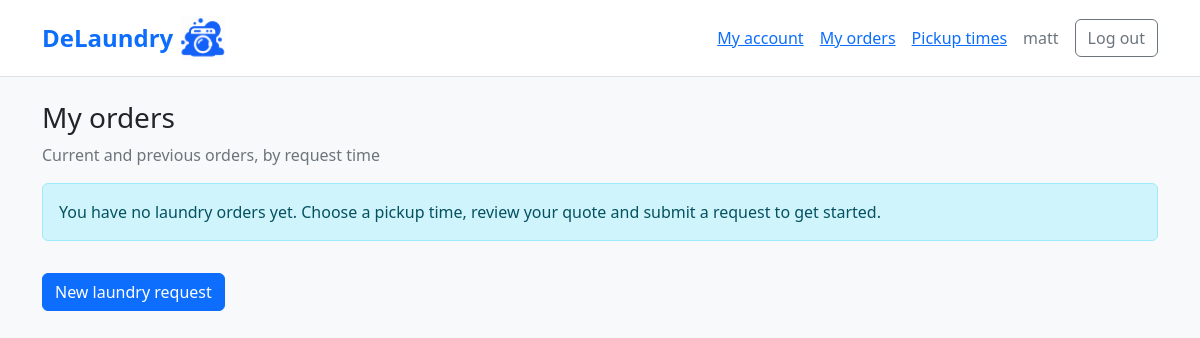
Page /storefront/orders/ (signed in) on the earlier database version.
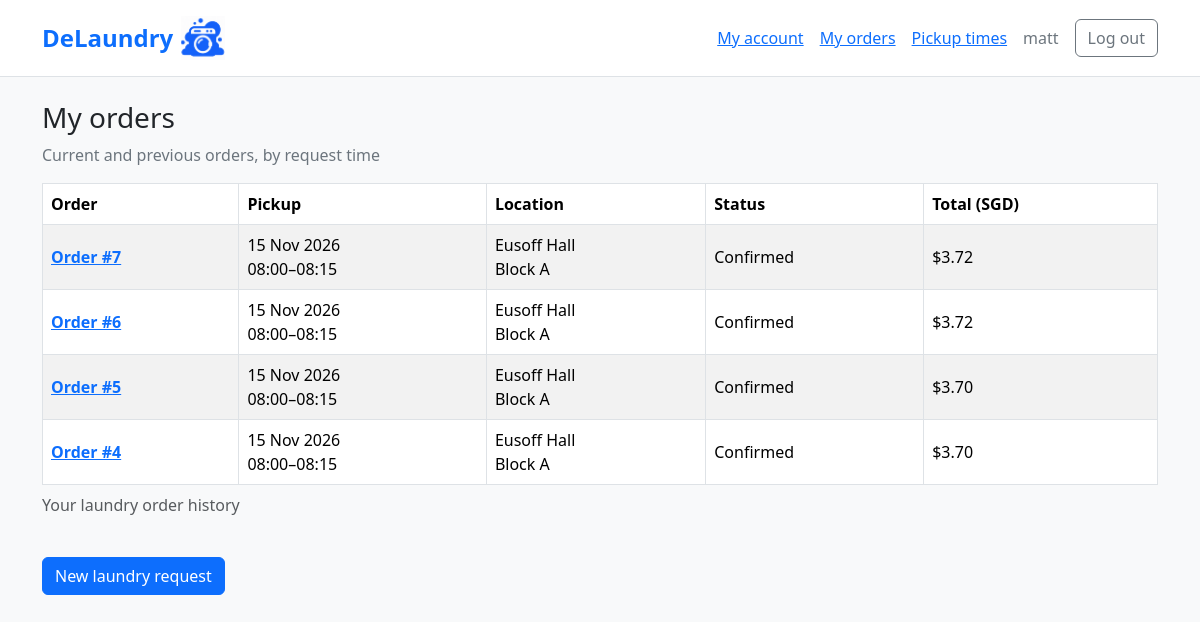
Same page on the later database version.
### accounts/models.py (models this page shows)
class User(AbstractUser):
  id = models.AutoField(primary_key=True)
  email = models.EmailField(unique=True)
  name = models.CharField(max_length=120)
  role = models.CharField(max_length=120, choices=[('customer', 'Customer'), ('worker', 'Worker')])

### bookings/models.py (models this page shows, shortened)
class LaundryOrder(models.Model):
  id = models.AutoField(primary_key=True)
  quote = models.OneToOneField(PriceQuote, on_delete=models.PROTECT)
  created_at = models.DateTimeField(default=clock.now, db_index=True)
  cancelled_at = models.DateTimeField(null=True, blank=True)
  status = models.CharField(
    max_length=14,
    choices=[
      ("requested", "Requested"),
      ("confirmed", "Confirmed"),
      ("picked_up", "Picked up"),
      ("washing", "Washing"),
      ("drying", "Drying"),
      ("out_for_return", "Out for return"),
      ("delivered", "Delivered"),
      ("cancelled", "Cancelled"),
    ],
    default="requested",
  )
  class Meta:
    constraints = [
      models.CheckConstraint(
        condition=models.Q(status__in=[
          "requested", "confirmed", "picked_up", "washing", "drying",
          "out_for_return", "delivered", "cancelled",
        ]),
        name="order_valid_status",
      ),
      models.CheckConstraint(
        condition=(models.Q(cancelled_at__isnull=True) | models.Q(
          status="cancelled", cancelled_at__gte=models.F("created_at"),
        )),
        name="order_valid_cancellation_time",
      ),
    ]

class PriceQuote(models.Model):
  id = models.AutoField(primary_key=True)
  customer = models.ForeignKey(settings.AUTH_USER_MODEL, on_delete=models.PROTECT)
  residence = models.ForeignKey("facilities.Residence", on_delete=models.PROTECT)
  block = models.CharField(max_length=1, choices=BLOCK_CHOICES, blank=True, default="")
  unit_number = models.CharField(max_length=8)
  service_date = models.DateField()
  window_start = models.TimeField(choices=[(start, start.strftime("%H:%M")) for start in SERVICE_START_TIMES])
  created_at = models.DateTimeField(default=clock.now)
  expires_at = models.DateTimeField()
  machine_fee = models.DecimalField(max_digits=5, decimal_places=2)
  worker_fee = models.DecimalField(max_digits=5, decimal_places=2)
  platform_fee = models.DecimalField(max_digits=5, decimal_places=2)
  total = models.DecimalField(max_digits=5, decimal_places=2)
  multiplier = models.DecimalField(max_digits=7, decimal_places=6)
  predicted_requests = models.FloatField(null=True, blank=True)
  reference_capacity = models.PositiveIntegerField()
  feature_snapshot = models.JSONField(default=dict)
  used_fallback = models.BooleanField(default=False)
  fallback_reason = models.CharField(max_length=120, blank=True)
  @property
  def service_start(self):
    return timezone.make_aware(datetime.combine(self.service_date, self.window_start))
  @property
  def pickup_end(self):
    return self.service_start + timedelta(minutes=15)
  class Meta:
    constraints = [
      models.CheckConstraint(condition=models.Q(block__in=["", *"ABCDEF"]), name="quote_valid_block"),
      models.CheckConstraint(condition=models.Q(window_start__in=SERVICE_START_TIMES), name="quote_valid_window"),
      models.CheckConstraint(condition=models.Q(reference_capacity__gte=1), name="quote_positive_capacity"),
      models.CheckConstraint(condition=models.Q(expires_at__gt=models.F("created_at")), name="quote_valid_expiry"),
      models.CheckConstraint(condition=models.Q(multiplier__gte=0.85, multiplier__lte=1.25), name="quote_bounded_multiplier"),
      models.CheckConstraint(
        condition=models.Q(machine_fee=2, worker_fee__gte=0.85, worker_fee__lte=1.25,
                           platform_fee__gte=0.85, platform_fee__lte=1.25),
        name="quote_bounded_fees",
      ),
      models.CheckConstraint(
        condition=models.Q(total=Round(models.F("machine_fee") + models.F("worker_fee") + models.F("platform_fee"), 2)),
        name="quote_total_matches_fees",
      ),
    ]

### facilities/models.py (models this page shows)
class Residence(models.Model):
  id = models.AutoField(primary_key=True)
  name = models.CharField(
    max_length=120,
    unique=True,
    choices=[
      ('eusoff', 'Eusoff Hall'),
      ('kentridge', 'Kent Ridge Hall'),
      ('kingedward', 'King Edward VII Hall'),
      ('raffles', 'Raffles Hall'),
      ('sheares', 'Sheares Hall'),
      ('temasek', 'Temasek Hall')
  ])
  is_active = models.BooleanField(default=True) # just for admin control
  def __str__(self):
    return self.get_name_display()

### customerstorefront/views.py (the view)
# urls.py: path("orders/", views.order_list, name="order_list"),
@login_required(login_url="accounts:login")
@require_GET
def order_list(request):
  if not request.user.is_active or request.user.role != "customer":
    return HttpResponseForbidden("This page is for customers only.")
  orders = LaundryOrder.objects.filter(quote__customer=request.user).select_related(
    "quote__residence",
  ).order_by("-created_at", "-pk")
  page = Paginator(orders, 10).get_page(request.GET.get("page"))
  return render(request, "customerstorefront/order_list.html", {"page": page})

### bookings/context_processors.py (called while the page is built)
def demo_clock(request):
  if not getattr(settings, "DEMO_MODE", False):
    return {}
  return {"demo_time": clock.localtime(), "demo_session": settings.DEMO_SESSION}

### customerstorefront/templates/customerstorefront/order_list.html (shortened to what this page needs)
{% extends "customerstorefront/base.html" %}
{% block content %}
  <h1 class="h3">My orders</h1>
  <p class="text-secondary">Current and previous orders, by request time</p>
  {% if page.object_list %}
    <div class="table-responsive">
      <table class="table table-bordered table-striped align-middle">
        <caption>Your laundry order history</caption>
        <thead><tr><th scope="col">Order</th><th scope="col">Pickup</th><th scope="col">Location</th><th scope="col">Status</th><th scope="col">Total (SGD)</th></tr></thead>
        <tbody>
          {% for order in page %}
            <tr>
              <th scope="row"><a href="{% url 'customerstorefront:order_detail' order.pk %}">Order #{{ order.pk }}</a></th>
              <td>{{ order.quote.service_date|date:"d M Y" }}<br>{{ order.quote.service_start|time:"H:i" }}&ndash;{{ order.quote.pickup_end|time:"H:i" }}</td>
              <td>{{ order.quote.residence }}{% if order.quote.block %}<br>{{ order.quote.get_block_display }}{% endif %}</td>
              <td>{{ order.get_status_display }}</td>
              <td>${{ order.quote.total|floatformat:2 }}</td>
            </tr>
          {% endfor %}
        </tbody>
      </table>
    </div>
  {% else %}
    <div class="alert alert-info">You have no laundry orders yet. Choose a pickup time, review your quote and submit a request to get started.</div>
  {% endif %}
  <a class="btn btn-primary mt-3" href="{% url 'customerstorefront:availability' %}">New laundry request</a>
{% endblock %}

### customerstorefront/templates/customerstorefront/base.html (shortened to what this page needs)
<!DOCTYPE html>
<html lang="en">
  <head>
    <link href="https://cdn.jsdelivr.net/npm/bootstrap@5.3.8/dist/css/bootstrap.min.css" rel="stylesheet"
>
  </head>
  <body class="bg-light">
    <header class="bg-white border-bottom">
      {% include "accounts/customer_nav.html" %}
    </header>
    <main class="container py-4">
      {% block content %}{% endblock %}
    </main>
  </body>
</html>

### accounts/templates/accounts/customer_nav.html (shortened to what this page needs)
<nav class="container py-3 d-flex flex-wrap align-items-center gap-3" aria-label="Customer navigation">
  <a class="fs-4 fw-bold text-decoration-none me-auto d-inline-flex align-items-center gap-2" href="{% if brand_href %}{{ brand_href }}{% elif user.is_authenticated and user.role == 'customer' %}{% url 'accounts:customer_home' %}{% else %}{% url 'accounts:login' %}{% endif %}">{% if brand_label %}{{ brand_label }}{% else %}{% include "bookings/brand.html" %}{% endif %}</a>
  {% if user.is_authenticated and user.role == 'customer' %}
    <a href="{% url 'accounts:customer_home' %}">My account</a>
    <a href="{% url 'customerstorefront:order_list' %}">My orders</a>
    <a href="{% url 'customerstorefront:availability' %}">Pickup times</a>
    <span class="text-secondary">{{ user.name }}</span>
    <form method="post" action="{% url 'accounts:logout' %}" class="mb-0">
      <button class="btn btn-outline-secondary" type="submit">Log out</button>
    </form>
  {% elif not hide_login_links %}
    <a href="{% url 'adminpanel:login' %}">Staff login</a>
    <a href="{% url 'accounts:worker_login' %}">Worker login</a>
    <a href="{% url 'accounts:login' %}">Customer login</a>
  {% endif %}
</nav>

### bookings/templates/bookings/brand.html (shortened to what this page needs)
{% load static %}
<span>DeLaundry</span>
<span class="d-inline-flex align-items-center justify-content-center overflow-hidden flex-shrink-0" style="width: 44px; height: 44px;">
  <img src="{% static 'bookings/logo.png' %}" width="76" height="76" class="flex-shrink-0" alt="">
</span>

Differences in the rows shown:
added LaundryOrder: pk "7", quote.service_date "15 Nov 2026", quote.service_start "08:00", quote.pickup_end "08:15", quote.residence "Eusoff Hall", quote.block "Block A", status "Confirmed", quote.total "3.72"
added LaundryOrder: pk "6", quote.service_date "15 Nov 2026", quote.service_start "08:00", quote.pickup_end "08:15", quote.residence "Eusoff Hall", quote.block "Block A", status "Confirmed", quote.total "3.72"
added LaundryOrder: pk "5", quote.service_date "15 Nov 2026", quote.service_start "08:00", quote.pickup_end "08:15", quote.residence "Eusoff Hall", quote.block "Block A", status "Confirmed", quote.total "3.70"
now on this page (row edited): LaundryOrder: pk "4", quote.service_date "15 Nov 2026", quote.service_start "08:00", quote.pickup_end "08:15", quote.residence "Eusoff Hall", quote.block "Block A", status "Confirmed", quote.total "3.70"
Other differences:
text no longer shown: "You have no laundry orders yet. Choose a pickup time, review your quote and submit a request to get started."
text now shown: "Your laundry order history Order Pickup Location Status Total (SGD)"
